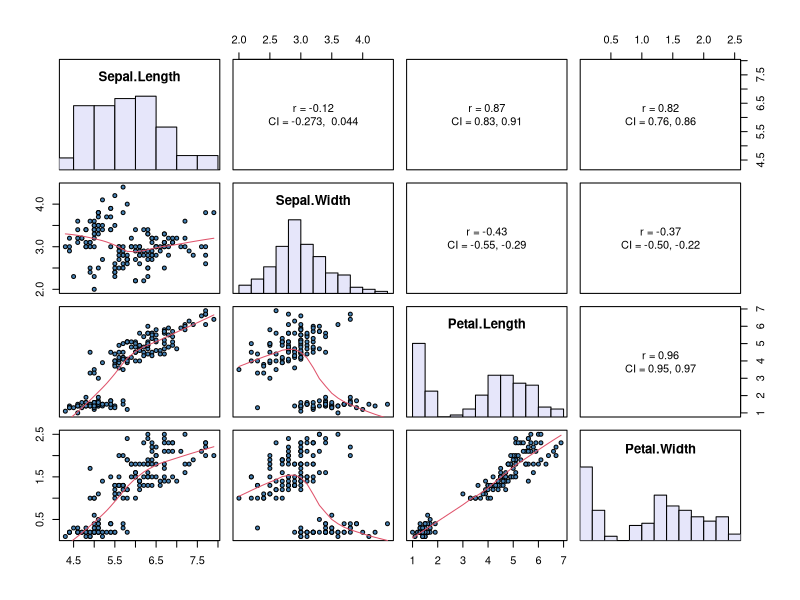

Source code (R):
# Great way to combine the pairs(),cor(), and hist() functions into one great graph. THIS IS NOT MY CODE THIS IS TAKEN FROM ane handles man 
#AS SEEN IN THIS BLOG https://www.blogger.com/profile/07863739093681446569 and http://handlesman.blogspot.com/2011/03/matrix-plot-with-confidence-intervals.html

## put histograms on the diagonal
panel.hist <- function(x, ...)
{
    usr <- par("usr"); on.exit(par(usr))
    par(usr = c(usr[1:2], 0, 1.5) )
    h <- hist(x, plot = FALSE)
    breaks <- h$breaks; nB <- length(breaks)
    y <- h$counts; y <- y/max(y)
rect(breaks[-nB], 0, breaks[-1], y, col="lavender", ...)
}
## put correlations & 95% CIs on the upper panels,
panel.cor <- function(x, y, digits=2, prefix="", cex.cor, ...)
{
    usr <- par("usr"); on.exit(par(usr))
    par(usr = c(0, 1, 0, 1))
    r <- cor(x, y,use="complete.obs")
    txt <- format(c(r, 0.123456789), digits=digits)[1]
    prefix <- "r = "
    rc <- cor.test(x,y)
    rci <- rc$conf.int
    txt2 <- format(c(rci, 0.123456789), digits=digits)[1]
    txt3 <- format(c(rci, 0.123456789), digits=digits)[2]
    prefix2 <- "\nCI = "
    txt <- paste(prefix, txt, prefix2, txt2, ", ", txt3, sep="")
    if(missing(cex.cor)) cex.cor <- 0.8/strwidth(txt)
    text(0.5, 0.5, txt, cex = 1)
}
pairs(iris[1:4], lower.panel=panel.smooth, cex = .8, pch = 21, bg="steelblue",
       diag.panel=panel.hist, cex.labels = 1.2, font.labels=2, upper.panel=panel.cor)
